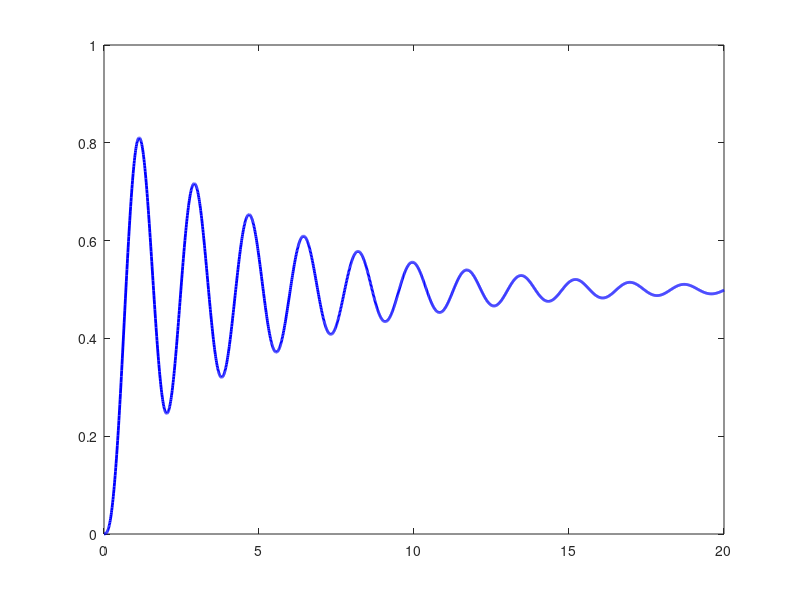

Source code (MATLAB): (Note: this script raises an error after producing the figure.)
%PD CONTROLLER LINEAR
clc; clear; close all;
g = 9.81;
ms = 0.05;
Ib = 0.01;
beam_length = 2;
r_desired = 0.5;
K1 = [14 0 10 0];     % position and angle
K2 = [0 3 0 2];       % velocity terms (r_dot, theta_dot)
tau_max = 4;
theta_max = deg2rad(45);
ball_friction = 0.8;
beam_friction = 0.5;
dt = 0.01; t_end = 20;
tspan = 0:dt:t_end;
x0 = [0; 0; 0.05; 0];
X = zeros(length(tspan), 4);
U = zeros(length(tspan), 1);
X(1,:) = x0';
for i = 1:length(tspan)-1
    x = X(i,:)';
    r = x(1); r_dot = x(2); theta = x(3); theta_dot = x(4);
    x_desired = [r_desired; 0; 0; 0];
    dx_desired = [0; 0; 0; 0];
    e = x - x_desired;
    dx = [0; r_dot; 0; theta_dot];
    tau = -K1 * e - K2 * dx;
    tau = max(min(tau, tau_max), -tau_max);
    dx_state = zeros(4,1);
    dx_state(1) = r_dot;
    dx_state(2) = g*sin(theta) - r*theta_dot^2*theta*5/7 - ball_friction*r_dot;
    dx_state(3) = theta_dot;
    dx_state(4) = (tau - ms * g * r *theta - 2 * ms * r * r_dot * theta_dot - beam_friction * theta_dot) / (Ib + ms * r^2);
    X(i+1,:) = X(i,:) + dx_state'*dt;
    if abs(X(i+1,3)) > theta_max
        X(i+1,3) = sign(X(i+1,3)) * theta_max;
        X(i+1,4) = 0;
    end
    if abs(X(i+1,1)) > beam_length/2
        X(i+1,1) = sign(X(i+1,1)) * beam_length/2;
        X(i+1,2) = 0;
    end
    U(i) = tau;
end
% === Plots ===
ball_pos = X(:,1);
beam_angle = X(:,3);
figure;
plot(tspan, ball_pos, 'b', 'LineWidth', 2); hold on;
yline(r_desired, '--r', 'Target');
xlabel('Time (s)'); ylabel('Ball Position (m)');
title('Ball Position vs Time'); grid on;
figure;
plot(tspan, rad2deg(beam_angle), 'm', 'LineWidth', 2);
xlabel('Time (s)'); ylabel('Beam Angle (deg)');
title('Beam Angle vs Time'); grid on;
figure;
plot(tspan(1:end-1), U(1:end-1), 'k', 'LineWidth', 2);
xlabel('Time (s)'); ylabel('Control Torque (Nm)');
title('Torque vs Time'); grid on; 